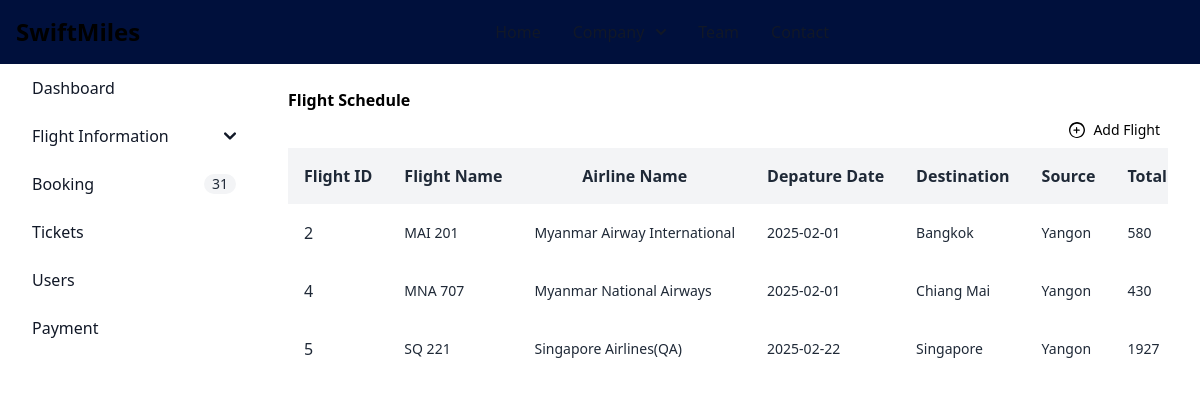
Page /admin/viewFlight.php on the committed database.
### tables this page shows
CREATE TABLE `flight` (
  `flight_id` int(11) NOT NULL,
  `airline_id` int(11) NOT NULL,
  `flight_name` varchar(100) NOT NULL,
  `flight_date` date NOT NULL,
  `destination` varchar(255) NOT NULL,
  `source` varchar(100) NOT NULL,
  `total_distance` varchar(100) NOT NULL,
  `fee_per_ticket` float NOT NULL,
  `departure_time` time NOT NULL,
  `arrival_time` time NOT NULL,
  `capacity` int(11) NOT NULL,
  `gate` varchar(255) NOT NULL,
  `placeImg` varchar(100) DEFAULT NULL
);

CREATE TABLE `airline` (
  `airline_id` int(11) NOT NULL,
  `airline_name` varchar(100) NOT NULL,
  `photo` varchar(100) DEFAULT NULL
);

### src/admin/viewFlight.php (the view, shortened to what this page needs)
<?php
require_once "dbconnect.php";
$sql = "SELECT
                    flight.flight_id,
                    airline.airline_name,
                    flight.flight_name,
                    flight.flight_date,
                    flight.destination,
                    flight.source,
                    flight.total_distance,
                    flight.fee_per_ticket,
                    flight.departure_time,
                    flight.arrival_time,
                    flight.capacity,
                    flight.gate,
                    flight.placeImg
                FROM
                    flight
                INNER JOIN
                    airline
                ON
                    flight.airline_id = airline.airline_id;";
try {
   $stmt = $conn->query($sql);
   $status = $stmt->execute();
   if ($status) {
      $flights = $stmt->fetchAll(PDO::FETCH_ASSOC);
   }
} catch (PDOException $e) {
   echo $e->getMessage();
}
?>
<!doctype html>
<html>
<head>
   <link href="./output.css" rel="stylesheet">
   <script src="https://cdn.tailwindcss.com"></script>
</head>
<body>
    <nav class="fixed top-0 z-50 w-full bg-[#00103c]">
    <div class="flex flex-wrap items-center justify-between max-w-screen-xl mx-auto p-4">
      <a href="https://flowbite.com" class="flex items-center space-x-3 rtl:space-x-reverse">
        <span class="self-center text-2xl font-semibold whitespace-nowrap dark:text-white">SwiftMiles</span>
      </a>
      <div id="mega-menu" class="items-center justify-between hidden w-full md:flex md:w-auto md:order-1">
        <ul class="flex flex-col mt-4 font-medium md:flex-row md:mt-0 md:space-x-8 rtl:space-x-reverse">
          <li>
            <a href="#" class="block py-2 px-3  text-gray-900 border-b border-gray-100 md:w-auto hover:bg-gray-50 md:hover:bg-transparent md:border-0 md:hover:text-blue-600 md:p-0 dark:text-white md:dark:hover:text-blue-500 dark:hover:bg-gray-700 dark:hover:text-blue-500 md:dark:hover:bg-transparent dark:border-gray-700" aria-current="page">Home</a>
          </li>
          <li>
            <button id="mega-menu-dropdown-button" data-dropdown-toggle="mega-menu-dropdown" class="flex items-center justify-between w-full py-2 px-3 font-medium text-gray-900 border-b border-gray-100 md:w-auto hover:bg-gray-50 md:hover:bg-transparent md:border-0 md:hover:text-blue-600 md:p-0 dark:text-white md:dark:hover:text-blue-500 dark:hover:bg-gray-700 dark:hover:text-blue-500 md:dark:hover:bg-transparent dark:border-gray-700">
              Company <svg class="w-2.5 h-2.5 ms-3" aria-hidden="true" xmlns="http://www.w3.org/2000/svg" fill="none" viewBox="0 0 10 6">
                <path stroke="currentColor" stroke-linecap="round" stroke-linejoin="round" stroke-width="2" d="m1 1 4 4 4-4" />
              </svg>
            </button>
                        </li>
          <li>
            <a href="#" class="block py-2 px-3 text-gray-900 border-b border-gray-100 hover:bg-gray-50 md:hover:bg-transparent md:border-0 md:hover:text-blue-600 md:p-0 dark:text-white md:dark:hover:text-blue-500 dark:hover:bg-gray-700 dark:hover:text-blue-500 md:dark:hover:bg-transparent dark:border-gray-700">Team</a>
          </li>
          <li>
            <a href="#" class="block py-2 px-3 text-gray-900 border-b border-gray-100 hover:bg-gray-50 md:hover:bg-transparent md:border-0 md:hover:text-blue-600 md:p-0 dark:text-white md:dark:hover:text-blue-500 dark:hover:bg-gray-700 dark:hover:text-blue-500 md:dark:hover:bg-transparent dark:border-gray-700">Contact</a>
          </li>
        </ul>
      </div>
    </div>
   </nav>
   <aside id="sidebar-multi-level-sidebar" class="fixed top-0 left-0 z-40 w-64 h-screen transition-transform -translate-x-full sm:translate-x-0 mt-10 py-3" aria-label="Sidebar">
      <div class="h-full px-3 py-4 overflow-y-auto">
         <ul class="space-y-2 font-medium">
            <li>
               <a href="admindashboard.php" class="flex items-center p-2 text-gray-900 rounded-lg text-darkBlue hover:bg-gray-100 dark:hover:bg-gray-700 hover:text-white group">
                  <span class="ms-3">Dashboard</span>
               </a>
            </li>
            <li>
               <button type="button" class="flex items-center w-full p-2 text-base text-gray-900 transition duration-75 rounded-lg group hover:bg-gray-100 dark:text-blue dark:hover:bg-gray-700" aria-controls="dropdown" data-collapse-toggle="dropdown" id="dropdownButton">
                  <span class="flex-1 ms-3 text-left rtl:text-right hover:text-white whitespace-nowrap dark:text-blue">Flight Information</span>
                  <svg class="w-3 h-3" aria-hidden="true" xmlns="http://www.w3.org/2000/svg" fill="none" viewBox="0 0 10 6">
                     <path stroke="currentColor" stroke-linecap="round" stroke-linejoin="round" stroke-width="2" d="m1 1 4 4 4-4" />
                  </svg>
               </button>
            </li>
            <li>
               <a href="viewBooking.php" class="flex items-center p-2 text-gray-900 rounded-lg dark:text-blue hover:bg-gray-100 dark:hover:bg-gray-700 group">
                  <span class="flex-1 ms-3 whitespace-nowrap hover:text-white">Booking</span>
                  <span class="inline-flex items-center justify-center px-2 ms-3 text-sm font-medium text-gray-800 bg-gray-100 rounded-full dark:bg-gray-700 dark:text-gray-300 hover:text-white">
                  <?php
                     $sql = "SELECT * FROM booking";
                     $result = $conn->query($sql);
                     $bookingCount = $result->rowCount();
                     echo $bookingCount;
                  ?>
                  </span>
               </a>
            </li>
            <li>
               <a href="viewTickets.php" class="flex items-center p-2 text-gray-900 rounded-lg dark:text-blue hover:bg-gray-100 dark:hover:bg-gray-700 group">
                  <span class="flex-1 ms-3 whitespace-nowrap hover:text-white">Tickets</span>
               </a>
            </li>
            <li>
               <a href="viewUsers.php" class="flex items-center p-2 text-gray-900 rounded-lg dark:text-blue hover:bg-gray-100 dark:hover:bg-gray-700 group">
                  <span class="flex-1 ms-3 whitespace-nowrap hover:text-white">Users</span>
               </a>
            </li>
            <li>
               <a href="viewPayment.php" class="flex items-center p-2 text-gray-900 rounded-lg dark:text-blue hover:bg-gray-100 dark:hover:bg-gray-700 group">
                  <span class="flex-1 ms-3 whitespace-nowrap hover:text-white">Payment</span>
               </a>
            </li>
         </ul>
      </div>
   </aside>
   <div class="p-4 sm:ml-64">
      <div class="p-4 border-gray-200 dark:border-gray-700 mt-14">
         <div class="grid-cols-2">
            <div>
               <p>
                  <span class="font-semibold">Flight Schedule</span>
               </p>
            </div>
            <div>
               <a href="addNewFlightInfo.php" class="flex items-center justify-end p-2 text-sm text-black rounded-lg">
                  Add Flight
               </a>
            </div>
         </div>
         <div class="font-sans overflow-x-auto">
            <table class="min-w-full bg-white">
               <thead class="bg-gray-100 whitespace-nowrap">
                  <tr>
                     <th class="p-4 text-center text-base font-semibold text-gray-800">
                        Flight ID
                     </th>
                     <th class="p-4 text-center text-base font-semibold text-gray-800">
                        Flight Name
                     </th>
                     <th class="p-4 text-center text-base font-semibold text-gray-800">
                        Airline Name
                     </th>
                     <th class="p-4 text-center text-base font-semibold text-gray-800">
                        Depature Date
                     </th>
                     <th class="p-4 text-center text-base font-semibold text-gray-800">
                        Destination
                     </th>
                     <th class="p-4 text-center text-base font-semibold text-gray-800">
                        Source
                     </th>
                     <th class="p-4 text-center text-base font-semibold text-gray-800">
                        Total Distance (in km)
                     </th>
                  </tr>
               </thead>
               <tbody class="whitespace-nowrap">
                  <?php
                  if (isset($flights)) {
                     foreach ($flights as $flight) {
                        echo "<tr class='hover:bg-gray-50'>
                    <td class='p-4 text-m text-gray-800'>
                        $flight[flight_id]
                    </td>
                    <td class='p-4 text-sm text-gray-800'>
                        $flight[flight_name]
                    </td>
                    <td class='p-4 text-sm text-gray-800'>
                        $flight[airline_name]
                    </td>
                    <td class='p-4 text-sm text-gray-800'>
                        $flight[flight_date]
                    </td>
                    <td class='p-4 text-sm text-gray-800'>
                        $flight[destination]
                    </td>
                    <td class='p-4 text-sm text-gray-800'>
                        $flight[source]
                    </td>
                    <td class='p-4 text-sm text-gray-800'>
                        $flight[total_distance]
                    </td>
                        $flight[fee_per_ticket]
                        $flight[departure_time]
                        $flight[arrival_time]
                        $flight[gate]
                        $flight[capacity]
                    <img src='$flight[placeImg]'>
                    <a href='updateFlight.php?fid=$flight[flight_id]'>
                    </a>
                    <a href='deleteFlight.php?fid=$flight[flight_id]'>
                    </a>
                </tr>";
                     }
                  }
                  ?>
               </tbody>
            </table>
         </div>
      </div>
   </div>
</body>

### rows in the picture
flight: flight_id "2", flight_name "MAI 201", airline.airline_name "Myanmar Airway International", flight_date "2025-02-01", destination "Bangkok", source "Yangon", total_distance "580"
flight: flight_id "4", flight_name "MNA 707", airline.airline_name "Myanmar National Airways", flight_date "2025-02-01", destination "Chiang Mai", source "Yangon", total_distance "430"
flight: flight_id "5", flight_name "SQ 221", airline.airline_name "Singapore Airlines(QA)", flight_date "2025-02-22", destination "Singapore", source "Yangon", total_distance "1927"

### other values in the picture
$bookingCount "31"
